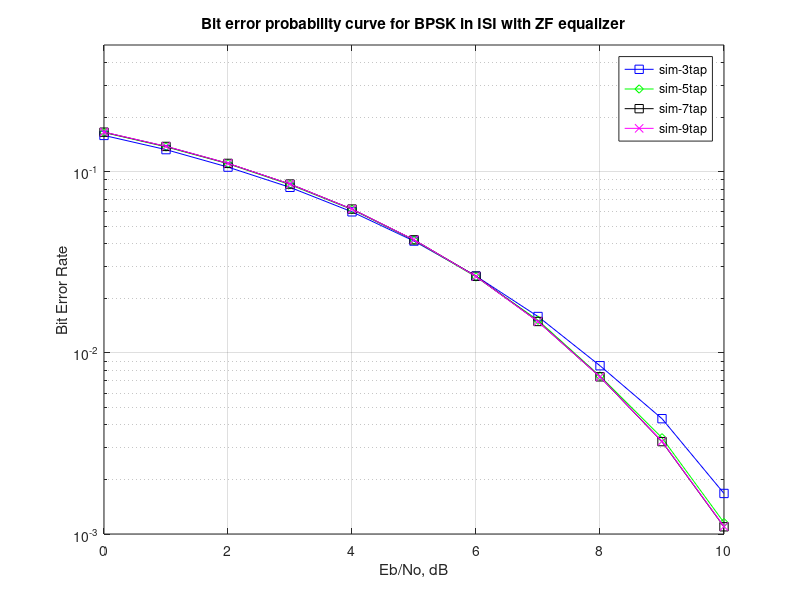

Reproduce this figure in MATLAB.
%%%%%%%%%%%%%%%%%%%%%%%%%%%%%%%%%%%%%%%%%%%%%%%%%%%%%%%%%%%%
% All rights reserved by Krishna Pillai, http://www.dsplog.com
% The file may not be re-distributed without explicit authorization
% from Krishna Pillai.
% Checked for proper operation with Octave Version 3.0.0
% Author        : Krishna Sankar M 
% Email         : krishna@dsplog.com
% Version       : 1.0
% Date          : 29 November 2009
% %%%%%%%%%%%%%%%%%%%%%%%%%%%%%%%%%%%%%%%%%%%%%%%%%%%%%%%%%

% Script for computing the BER for BPSK modulation in 3 tap ISI 
% channel. Zero Forcing equalization with 3/5/7/9 tap is performed
% and the BER computed

clear
N  = 10^6; % number of bits or symbols

Eb_N0_dB = [0:10]; % multiple Eb/N0 values
K = 4;


for ii = 1:length(Eb_N0_dB)

   % Transmitter
   ip = rand(1,N)>0.5; % generating 0,1 with equal probability
   s = 2*ip-1; % BPSK modulation 0 -> -1; 1 -> 0 

   % Channel model, multipath channel
   nTap = 3;
   ht = [0.2 0.9 0.3]; 

   chanOut = conv(s,ht);  
   n = 1/sqrt(2)*[randn(1,N+length(ht)-1) + j*randn(1,N+length(ht)-1)]; % white gaussian noise, 0dB variance 
   
   % Noise addition
   y = chanOut + 10^(-Eb_N0_dB(ii)/20)*n; % additive white gaussian noise

   for kk = 1:K

     L  = length(ht);
     hM = toeplitz([ht([2:end]) zeros(1,2*kk+1-L+1)], [ ht([2:-1:1]) zeros(1,2*kk+1-L+1) ]);
     d  = zeros(1,2*kk+1);
     d(kk+1) = 1;
     c  = [inv(hM)*d.'].';

     % mathched filter
     yFilt = conv(y,c);
     yFilt = yFilt(kk+2:end); 
     yFilt = conv(yFilt,ones(1,1)); % convolution
     ySamp = yFilt(1:1:N);  % sampling at time T
   

     % receiver - hard decision decoding
     ipHat = real(ySamp)>0;

     % counting the errors
     nErr(kk,ii) = size(find([ip- ipHat]),2);

   end
   

end

simBer = nErr/N; % simulated ber
theoryBer = 0.5*erfc(sqrt(10.^(Eb_N0_dB/10))); % theoretical ber

% plot
close all
figure
semilogy(Eb_N0_dB,simBer(1,:),'bs-'),'Linewidth',2;
hold on
semilogy(Eb_N0_dB,simBer(2,:),'gd-'),'Linewidth',2;
semilogy(Eb_N0_dB,simBer(3,:),'ks-'),'Linewidth',2;
semilogy(Eb_N0_dB,simBer(4,:),'mx-'),'Linewidth',2;
axis([0 10 10^-3 0.5])
grid on
legend('sim-3tap', 'sim-5tap','sim-7tap','sim-9tap');
xlabel('Eb/No, dB');
ylabel('Bit Error Rate');
title('Bit error probability curve for BPSK in ISI with ZF equalizer');
print("q2zf.jpg");
